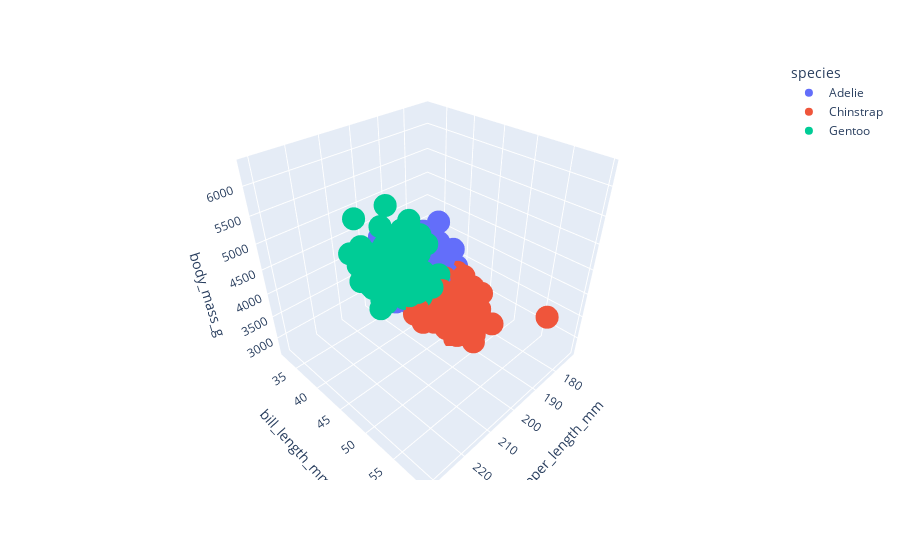

Notebook code for this chart:
### Code cell
px.scatter_3d(
    data_frame=penguins,
    x="flipper_length_mm",
    y="bill_length_mm",
    z="body_mass_g",
    color="species"
)
